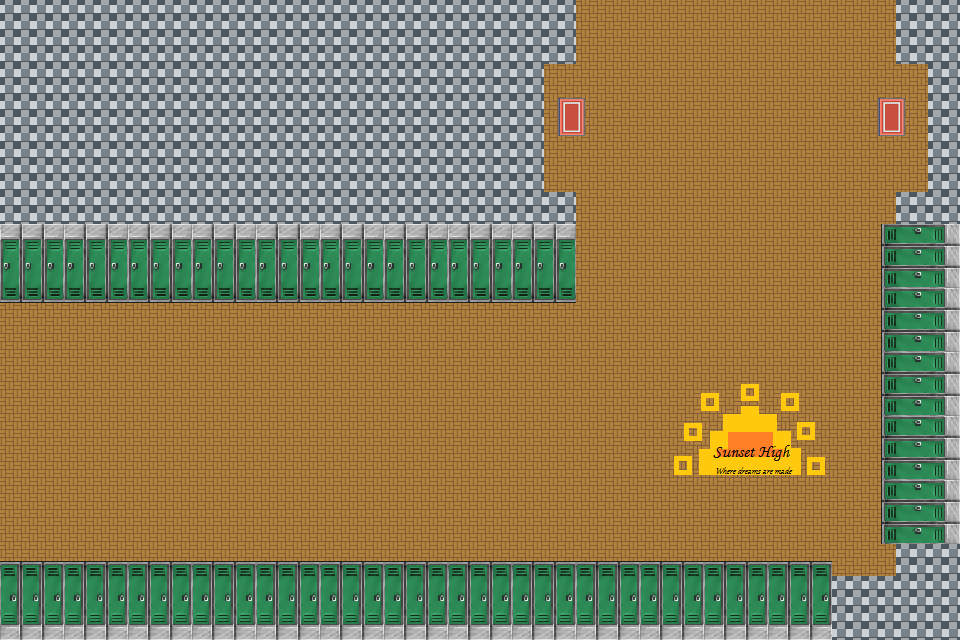

This is a level from a 2D game, rendered from its Tiled map with the project's own tilesets. A one-line summary and the map file follow, with tile-layer data summarised:
An orthogonal 30x20 tile map with 32x32 px tiles, 2 tile layers (Tile Layer 1, Tile Layer 2), 2 tilesets and 10 objects.

<map version="1.0" orientation="orthogonal" width="30" height="20" tilewidth="32" tileheight="32">
 <tileset firstgid="1" name="hall" tilewidth="32" tileheight="32">
  <image source="Tilesets/hall.png" trans="ffffff" width="1120" height="640" />
 </tileset>
 <tileset firstgid="701" name="locker" tilewidth="32" tileheight="32">
  <image source="Tilesets/locker.png" trans="ffffff" width="318" height="798" />
 </tileset>
 <layer name="Tile Layer 1" width="30" height="20">
  <data>[600 cells, 600 non-empty, 2 distinct tile ids]</data>
 </layer>
 <layer name="Tile Layer 2" width="30" height="20">
  <data>[600 cells, 212 non-empty, 29 distinct tile ids]</data>
 </layer>
 <objectgroup color="#000000" name="Solid" width="30" height="20">
  <object x="-1" y="-1" width="543" height="275" />
  <object x="544" y="193" width="30" height="83" />
  <object x="544" y="0" width="32" height="64" />
  <object x="896" y="0" width="64" height="64" />
  <object x="928" y="64" width="32" height="128" />
  <object x="896" y="192" width="64" height="384" />
  <object x="0" y="576" width="960" height="64" />
  <object x="576" y="-32" width="320" height="32" />
 </objectgroup>
 <objectgroup color="#ff0000" name="Teleport" width="30" height="20">
  <object x="0" y="256" width="32" height="320">
   <properties>
    <property name="warpMap" value="map_Entrance" />
    <property name="warpX" value="28" />
    <property name="warpY" value="7" />
   </properties>
  </object>
  <object x="544" y="64" width="32" height="128">
   <properties>
    <property name="warpMap" value="map_Cafeteria" />
    <property name="warpX" value="1" />
    <property name="warpY" value="7" />
   </properties>
  </object>
 </objectgroup>
</map>
